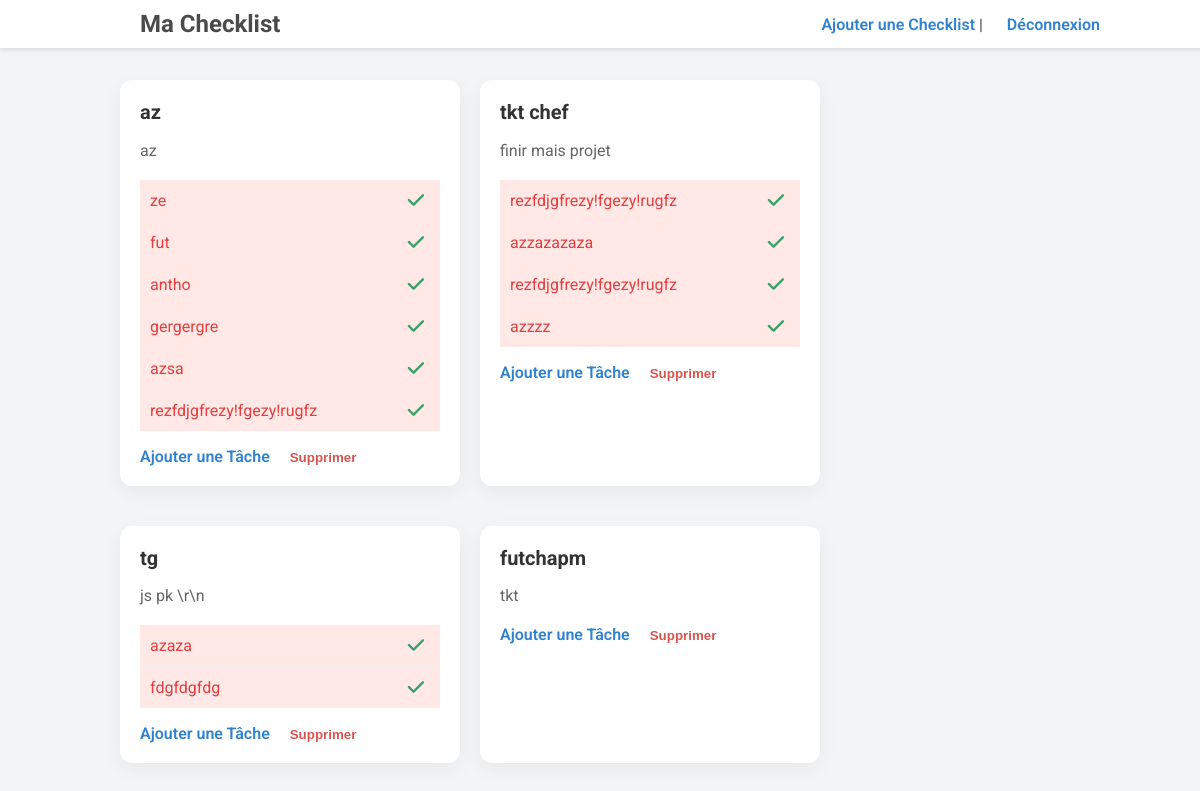
Page / (signed in) on the committed database.
### tables this page shows
CREATE TABLE `Checklists` (
  `id` int(11) NOT NULL,
  `titre` varchar(255) NOT NULL,
  `description` text,
  `user_id` int(11) DEFAULT NULL
);

CREATE TABLE `Items` (
  `id` int(11) NOT NULL,
  `texte` varchar(255) NOT NULL,
  `etat` tinyint(1) NOT NULL DEFAULT '0',
  `checklist_id` int(11) DEFAULT NULL
);

### index.php (the view, shortened to what this page needs)
<?php
include 'db.php';
$user_id = $_SESSION['user_id'];
?>
<!DOCTYPE html>
<html lang="fr">
<head>
    <link rel="stylesheet" href="styles.css">
    <link rel="stylesheet" href="https://cdnjs.cloudflare.com/ajax/libs/font-awesome/6.0.0-beta3/css/all.min.css">
</head>
<body>
<nav>
    <div class="container">
        <h1>Ma Checklist</h1>
        <div>
            <a href="ajouter_checklist.html">Ajouter une Checklist</a> |
            <a href="logout.php">Déconnexion</a>
        </div>
    </div>
</nav>
<div class="container checklists">
    <?php
    $sql = "SELECT * FROM Checklists WHERE user_id = ?";
    if ($stmt = $conn->prepare($sql)) {
        $stmt->bind_param("i", $user_id);
        $stmt->execute();
        $result = $stmt->get_result();
        while ($checklist = $result->fetch_assoc()) {
            echo "<div class='card'>";
            echo "<h2>" . htmlspecialchars($checklist['titre']) . "</h2>";
            echo "<p>" . htmlspecialchars($checklist['description']) . "</p>";
            $sql_items = "SELECT * FROM Items WHERE checklist_id = ?";
            if ($stmt_items = $conn->prepare($sql_items)) {
                $stmt_items->bind_param("i", $checklist['id']);
                $stmt_items->execute();
                $result_items = $stmt_items->get_result();
                echo "<ul>";
                while ($item = $result_items->fetch_assoc()) {
                    $etat_classe = $item['etat'] ? 'fait' : 'a-faire';
                    echo "<li class='$etat_classe'>" . htmlspecialchars($item['texte']);
                    echo " <a href='changer_etat_item.php?id=" . $item['id'] . "&etat=" . !$item['etat'] . "'><button><i class='fas " . ($item['etat'] ? 'fa-times' : 'fa-check') . "'></i></button></a></li>";
                }
                echo "</ul>";
            }
            echo "<a href='ajouter_item.html?checklist_id=" . $checklist['id'] . "'>Ajouter une Tâche </a>";
            echo " <button onclick='confirmDeletion(" . $checklist['id'] . ")'>Supprimer</button>";
            echo "</div>";
        }
    }
    ?>
</div>
</body>
</html>

### styles.css (style rules this page uses)
body { font-family: 'Roboto', sans-serif; background-color: #f3f4f6; color: #4a4a4a; margin: 0; padding: 0; display: flex; justify-content: center; align-items: flex-start; min-height: 100vh; width: 100%; overflow-x: hidden; }
nav { background: #ffffff; padding: 10px 20px; box-shadow: 0 2px 5px rgba(0,0,0,0.1); width: 100%; position: fixed; top: 0; left: 0; z-index: 1000; }
nav .container { display: flex; justify-content: space-between; align-items: center; max-width: 960px; margin: 0 auto; }
nav h1 { font-size: 24px; margin: 0; }
nav a { color: #3182ce; text-decoration: none; font-weight: 600; margin-left: 20px; }
.container { margin-top: 80px; width: 90%; max-width: 960px; display: flex; flex-wrap: wrap; gap: 20px; }
.card { background: #ffffff; box-shadow: 0 6px 20px rgba(0,0,0,0.05); border-radius: 12px; padding: 20px; margin-bottom: 20px; transition: all 0.3s cubic-bezier(.25,.8,.25,1); width: calc(33.333% - 20px); }
.card h2 { font-size: 20px; color: #333; margin-top: 0; }
.card p { color: #666; }
ul { list-style: none; padding: 0; margin-top: 20px; }
li { padding: 10px; border-bottom: 1px solid #eee; display: flex; align-items: center; justify-content: space-between; transition: background-color 0.2s; }
li:last-child { border-bottom: none; }
li.a-faire { background-color: #ffe8e6; color: #e53e3e; }
a, button { color: #3182ce; text-decoration: none; font-weight: 600; background: none; border: none; cursor: pointer; transition: color 0.2s; }
.fa-check, .fa-times { margin-left: 10px; font-size: 1.4em; }
.fa-check { color: #38a169; }
button { margin-left: 10px; border: none; background: none; cursor: pointer; color: #d9534f; }

### rows in the picture
checklists: titre "az", description "az"
items: texte "ze", etat 0 (drawn)
items: texte "fut", etat 0 (drawn)
items: texte "antho", etat 0 (drawn)
items: texte "gergergre", etat 0 (drawn)
items: texte "azsa", etat 0 (drawn)
items: texte "rezfdjgfrezy!fgezy!rugfz", etat 0 (drawn)
checklists: titre "tkt chef", description "finir mais projet"
items: texte "rezfdjgfrezy!fgezy!rugfz", etat 0 (drawn)
items: texte "azzazazaza", etat 0 (drawn)
items: texte "rezfdjgfrezy!fgezy!rugfz", etat 0 (drawn)
items: texte "azzzz", etat 0 (drawn)
checklists: titre "tg", description "js pk \\r\\n"
items: texte "azaza", etat 0 (drawn)
items: texte "fdgfdgfdg", etat 0 (drawn)
checklists: titre "futchapm", description "tkt"
